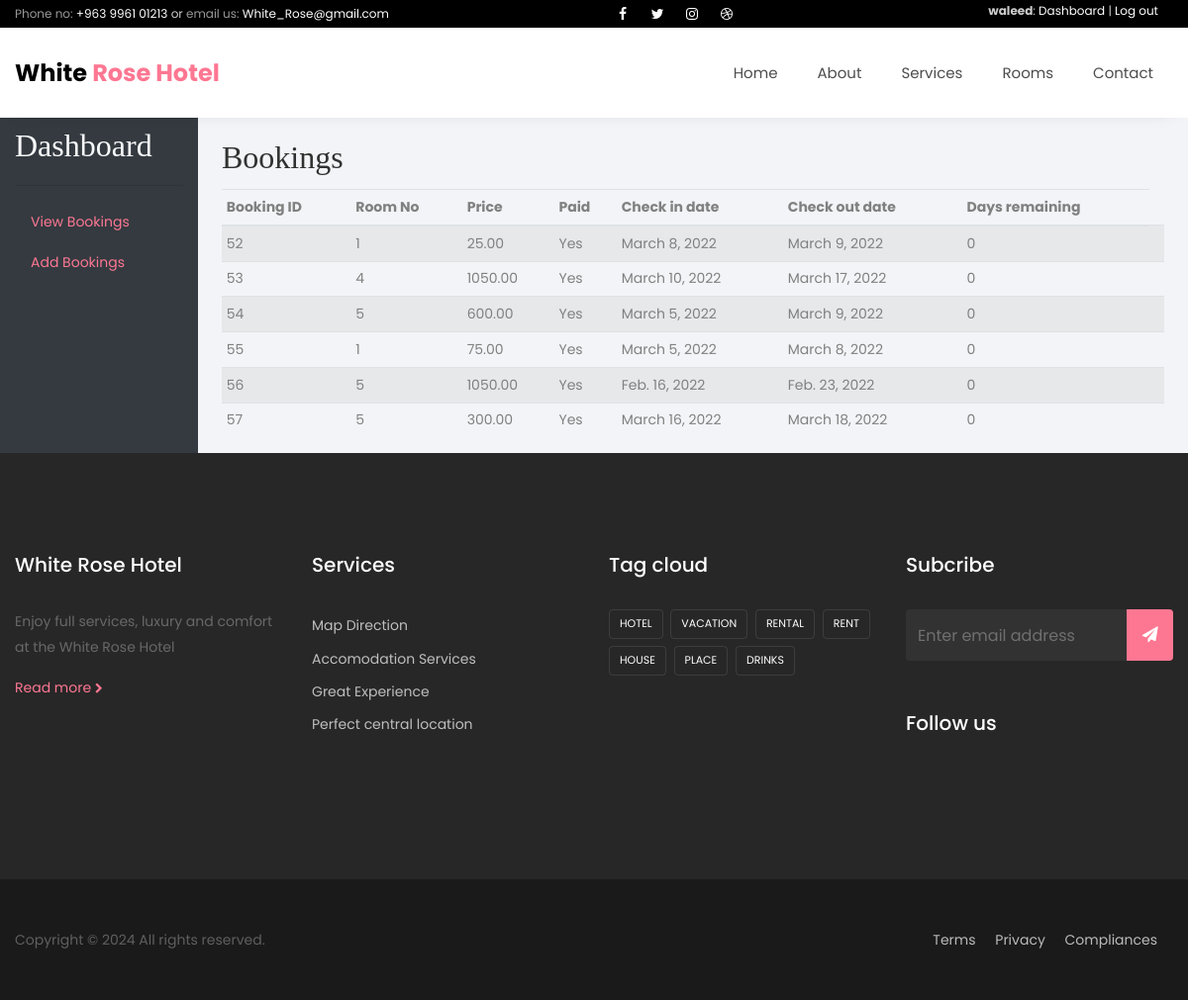
Screenshot of /customer/dashboard/ (signed in) with the database file from the repository.
### authentication/models.py (models this page shows)
class User(AbstractUser):
    pass

### booking/models.py (models this page shows, shortened)
class Booking(models.Model):
    customer = models.ForeignKey(Customer, related_name='booking', on_delete=models.CASCADE)
    room = models.ForeignKey(Room, related_name='booking', on_delete=models.CASCADE)
    booking_date = models.DateTimeField(auto_now_add=True)
    check_in_date = models.DateField()
    check_out_date = models.DateField()
    paid = models.BooleanField(default=False)
    booked = models.BooleanField(default=True)
    def booking_price(self):
        return self.room.room_type.price * (self.check_out_date - self.check_in_date).days
    def days_remaining(self):
        if self.check_out_date >= datetime.now().date():
            return (self.check_out_date - datetime.now().date()).days
        else:
            self.room.available = True
            self.room.save()
            return 0

### rooms/models.py (models this page shows, shortened)
class Room(models.Model):
    room_no = models.CharField(max_length=10)
    room_type = models.ForeignKey(RoomType, related_name='rooms', on_delete=models.CASCADE)
    available = models.BooleanField()

class RoomType(models.Model):
    room_type = models.CharField(max_length=32, choices=room_type_choices)
    price = models.DecimalField(max_digits=10, decimal_places=2)
    maximum_capacity = models.IntegerField()
    size = models.IntegerField()
    view = models.CharField(max_length=32)
    bed_number = models.IntegerField()
    ratings = models.DecimalField(max_digits=2, decimal_places=1)

### customer/views.py (the view)
# urls.py: path('dashboard/', customer_dashboard, name='dashboard'),
@login_required
def customer_dashboard(request):
    bookings = Booking.objects.filter(customer=request.user.customer)
    return render(request, 'dashboard.html', {'bookings': bookings})

### templates/dashboard.html (shortened to what this page needs)
{% extends 'base/base.html' %}
{% load static %}
{% block content %}
    <section class="ftco-section bg-light ftco-no-pt ftco-no-pb">
        <div class="container-fluid">
            <div class="row navbar-expand-md">
                <nav class="col-md-3 col-lg-2 bg-dark navbar-collapse collapse sidebar" id="sidenav"
                     style="align-items: flex-start;">
                    <div class="sidebar-sticky flex-column w-100 mt-1">
                        <h2 class="text-light">Dashboard</h2>
                        <hr>
                        <ul class="nav flex-column">
                            <li class="nav-item">
                                <a class="nav-link active" href="{% url 'customer:dashboard' %}">
                                     View Bookings
                                </a>
                            </li>
                            <li class="nav-item">
                                <a class="nav-link" href="{% url 'home' %}">
                                     Add Bookings
                                </a>
                            </li>
                        </ul>
                    </div>
                </nav>
                <main role="main" class="col-md-9 ml-sm-auto col-lg-10 pt-3 px-4">
                    <h2>Bookings</h2>
                    <div class="table-responsive">
                        <table class="table table-striped table-sm">
                            <thead>
                            <tr>
                                <th>Booking ID</th>
                                <th>Room No</th>
                                <th>Price</th>
                                <th>Paid</th>
                                <th>Check in date</th>
                                <th>Check out date</th>
                                <th>Days remaining</th>
                            </tr>
                            </thead>
                            <tbody>
                            {% for booking in bookings %}
                                <tr>
                                    <td>{{ booking.pk }}</td>
                                    <td>{{ booking.room.room_no }}</td>
                                    <td>{{ booking.booking_price }}</td>
                                    <td>{% if booking.paid %}
                                        Yes
                                    {% else %}
                                        No
                                    {% endif %} </td>
                                    <td>{{ booking.check_in_date }}</td>
                                    <td>{{ booking.check_out_date }}</td>
                                    <td>{{ booking.days_remaining }}</td>
                                    <td> </td>
                                </tr>
                            {% endfor %}
                            </tbody>
                        </table>
                    </div>
                </main>
            </div>
        </div>
    </section>
{% endblock content %}

### templates/base/base.html (shortened to what this page needs)
{% load static %}
<!DOCTYPE html>
<html lang="en">
<head>
    <link rel="stylesheet" href="https://stackpath.bootstrapcdn.com/font-awesome/4.7.0/css/font-awesome.min.css">
    <link rel="stylesheet" href="{% static 'base/' %}css/animate.css">
    <link rel="stylesheet" href="{% static 'base/' %}css/owl.carousel.min.css">
    <link rel="stylesheet" href="{% static 'base/' %}css/owl.theme.default.min.css">
    <link rel="stylesheet" href="{% static 'base/' %}css/magnific-popup.css">
    <link rel="stylesheet" href="{% static 'base/' %}css/bootstrap-datepicker.css">
    <link rel="stylesheet" href="{% static 'base/' %}css/jquery.timepicker.css">
    <link rel="stylesheet" href="{% static 'base/' %}css/flaticon.css">
    <link rel="stylesheet" href="{% static 'base/' %}css/style.css">
</head>
<body>
<div class="wrap" style="background-color: black;">
    <div class="container">
        <div class="row justify-content-between">
            <div class="col d-flex align-items-center">
                <p class="mb-0 phone"><span class="mailus">Phone no:</span> <a href="#">+963 9961 01213</a> or <span
                        class="mailus">email us:</span> <a href="#">White_Rose@gmail.com</a></p>
            </div>
            <div class="col d-flex justify-content-end">
                <div class="social-media">
                    <p class="mb-0 d-flex">
                        <a href="#" class="d-flex align-items-center justify-content-center"><span
                                class="fa fa-facebook"><i class="sr-only">Facebook</i></span></a>
                        <a href="#" class="d-flex align-items-center justify-content-center"><span
                                class="fa fa-twitter"><i class="sr-only">Twitter</i></span></a>
                        <a href="#" class="d-flex align-items-center justify-content-center"><span
                                class="fa fa-instagram"><i class="sr-only">Instagram</i></span></a>
                        <a href="#" class="d-flex align-items-center justify-content-center"><span
                                class="fa fa-dribbble"><i class="sr-only">Dribbble</i></span></a>
                    </p>
                </div>
                <div class="col d-flex justify-content-end">
                    <p class="mb-0 phone">
                        {% if user.is_authenticated %}
                            <strong>{{ user.username }}</strong>:
                            <a href="{% url 'customer:dashboard' %}">Dashboard</a> |
                            <a href="{% url 'customer:logout' %}">Log out</a>
                        {% else %}
                            <a href="{% url 'customer:login' %}?next={{ request.path }}">Login</a> or <a
                                href="{% url 'customer:register' %}">Register</a>
                        {% endif %}
                    </p>
                </div>
            </div>
        </div>
    </div>
</div>
<nav class="navbar navbar-expand-lg navbar-dark ftco_navbar bg-drk1 ftco-navbar-light sticky-top" id="ftco-navbar">
    <div class="container">
        <a class="navbar-brand" href="{% url 'home' %}">White <span>Rose Hotel</span></a>
        <div class="collapse navbar-collapse" id="ftco-nav">
            <ul class="navbar-nav ml-auto">
                <li class="nav-item {% if request.path == '/' %}active{% endif %}"><a href="{% url 'home' %}"
                                                                                      class="nav-link">Home</a>
                </li>
                <li class="nav-item {% if request.path == '/about/' %}active{% endif %}"><a href="{% url 'about' %}"
                                                                                            class="nav-link">About</a>
                </li>
                <li class="nav-item {% if request.path == '/services/' %}active{% endif %}"><a
                        href="{% url 'services' %}"
                        class="nav-link">Services</a>
                </li>
                <li class="nav-item {% if request.path == '/rooms/' %}active{% endif %}"><a href="{% url 'rooms' %}"
                                                                                            class="nav-link">Rooms</a>
                </li>
                <li class="nav-item {% if request.path == '/contact/' %}active{% endif %}"><a href="{% url 'contact' %}"
                                                                                              class="nav-link">Contact</a>
                </li>
            </ul>
        </div>
    </div>
</nav>
{% block content %}
{% endblock content %}
<footer class="footer">
    <div class="container">
        <div class="row">
            <div class="col-md-6 col-lg-3 mb-md-0 mb-4">
                <h2 class="footer-heading"><a href="#" class="logo">White Rose Hotel</a></h2>
                <p>Enjoy full services, luxury and comfort at the White Rose Hotel</p>
                <a href="#">Read more <span class="fa fa-chevron-right" style="font-size: 11px;"></span></a>
            </div>
            <div class="col-md-6 col-lg-3 mb-md-0 mb-4">
                <h2 class="footer-heading">Services</h2>
                <ul class="list-unstyled">
                    <li><a href="#" class="py-1 d-block">Map Direction</a></li>
                    <li><a href="#" class="py-1 d-block">Accomodation Services</a></li>
                    <li><a href="#" class="py-1 d-block">Great Experience</a></li>
                    <li><a href="#" class="py-1 d-block">Perfect central location</a></li>
                </ul>
            </div>
            <div class="col-md-6 col-lg-3 mb-md-0 mb-4">
                <h2 class="footer-heading">Tag cloud</h2>
                <div class="tagcloud">
                    <a href="#" class="tag-cloud-link">hotel</a>
                    <a href="#" class="tag-cloud-link">vacation</a>
                    <a href="#" class="tag-cloud-link">rental</a>
                    <a href="#" class="tag-cloud-link">rent</a>
                    <a href="#" class="tag-cloud-link">house</a>
                    <a href="#" class="tag-cloud-link">place</a>
                    <a href="#" class="tag-cloud-link">drinks</a>
                </div>
            </div>
            <div class="col-md-6 col-lg-3 mb-md-0 mb-4">
                <h2 class="footer-heading">Subcribe</h2>
                <form action="#" class="subscribe-form">
                    <div class="form-group d-flex">
                        <input type="text" class="form-control rounded-left" placeholder="Enter email address">
                        <button type="submit" class="form-control submit rounded-right"><i class="fa fa-paper-plane"></i></button>
                    </div>
                </form>
                <h2 class="footer-heading mt-5">Follow us</h2>
                <ul class="ftco-footer-social p-0">
                </ul>
            </div>
        </div>
    </div>
    <div class="w-100 mt-5 border-top py-5">
        <div class="container">
            <div class="row">
                <div class="col-md-6 col-lg-8">
                    <p class="copyright mb-0">
                        Copyright &copy;
                        All rights reserved.
                    </p>
                </div>
                <div class="col-md-6 col-lg-4 text-md-right">
                    <p class="mb-0 list-unstyled">
                        <a class="mr-md-3" href="#">Terms</a>
                        <a class="mr-md-3" href="#">Privacy</a>
                        <a class="mr-md-3" href="#">Compliances</a>
                    </p>
                </div>
            </div>
        </div>
    </div>
</footer>
</body>
</html>

### rows the page displays
User: username "waleed"
Booking: pk "52", room.room_no "1", booking_price "25.00", paid "Yes", check_in_date "March 8, 2022", check_out_date "March 9, 2022", days_remaining "0"
Booking: pk "53", room.room_no "4", booking_price "1050.00", paid "Yes", check_in_date "March 10, 2022", check_out_date "March 17, 2022", days_remaining "0"
Booking: pk "54", room.room_no "5", booking_price "600.00", paid "Yes", check_in_date "March 5, 2022", check_out_date "March 9, 2022", days_remaining "0"
Booking: pk "55", room.room_no "1", booking_price "75.00", paid "Yes", check_in_date "March 5, 2022", check_out_date "March 8, 2022", days_remaining "0"
Booking: pk "56", room.room_no "5", booking_price "1050.00", paid "Yes", check_in_date "Feb. 16, 2022", check_out_date "Feb. 23, 2022", days_remaining "0"
Booking: pk "57", room.room_no "5", booking_price "300.00", paid "Yes", check_in_date "March 16, 2022", check_out_date "March 18, 2022", days_remaining "0"
